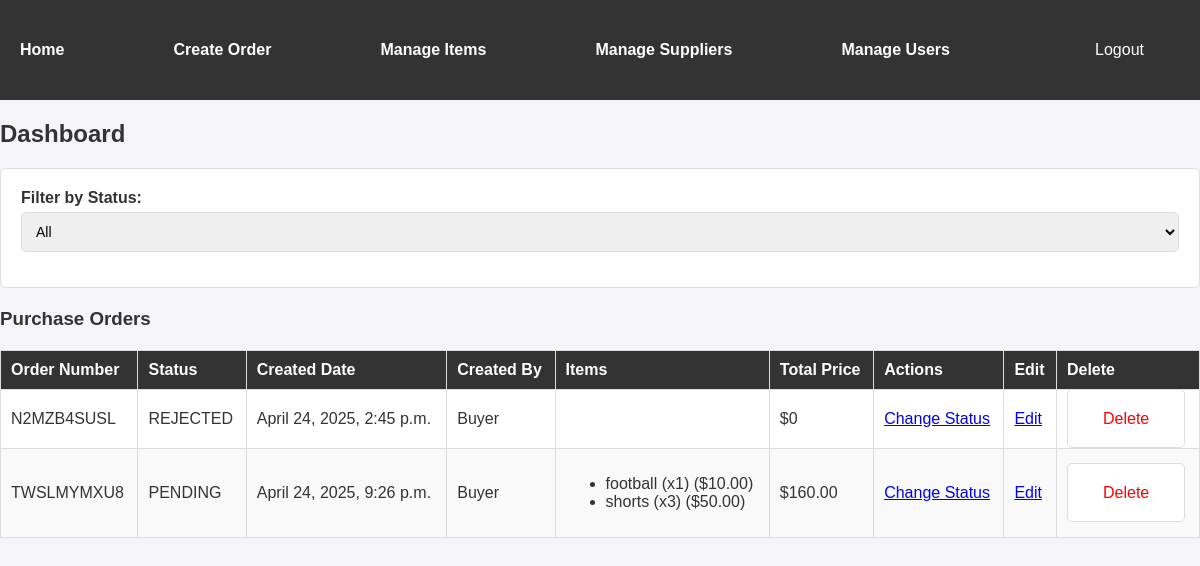
The app's page /app/ (signed in) with its own data.
### PO_Items/models.py (models this page shows, shortened)
class PurchaseOrder(models.Model):
    ORDER_STATUS_CHOICES = [
        ('PENDING', 'Pending'),
        ('APPROVED', 'Approved'),
        ('REJECTED', 'Rejected'),
    ]
    order_number = models.CharField(max_length=50)
    created_date = models.DateTimeField(auto_now_add=True)
    status = models.CharField(max_length=20, choices=ORDER_STATUS_CHOICES, default='PENDING')
    created_by = models.ForeignKey(User, on_delete=models.SET_NULL, null=True)

class User(AbstractUser):
    ROLE_CHOICES = [
        ('ADMIN', 'Admin'),
        ('BUYER', 'Buyer'),
        ('APPROVER', 'Approver'),
        ('INVENTORY_MANAGER', 'Inventory Manager'),
    ]
    role = models.CharField(max_length=20, choices=ROLE_CHOICES, default='BUYER')
    def __str__(self):
        return self.username

class POItem(models.Model):
    purchase_order = models.ForeignKey(PurchaseOrder, related_name='items', on_delete=models.CASCADE)
    sports_item = models.ForeignKey(SportsItem, on_delete=models.SET_NULL, null=True)
    quantity = models.PositiveIntegerField()
    price = models.DecimalField(max_digits=10, decimal_places=2)  # Price per item

class SportsItem(models.Model):
    supplier = models.ForeignKey(Supplier, on_delete=models.CASCADE)
    name = models.CharField(max_length=100)
    description = models.TextField()
    unit_price = models.DecimalField(max_digits=10, decimal_places=2)

### PO_Items/views.py (the view)
# urls.py: path('', views.dashboard, name='PO_Items' ),
@login_required
def dashboard(request):
    status_filter = request.GET.get('status', 'ALL')
    if status_filter == 'ALL':
        orders = PurchaseOrder.objects.all()  # Fetch all orders
    else:
        orders = PurchaseOrder.objects.filter(status=status_filter)  # Filter by status
    for order in orders:
        order.total_price = sum(item.price * item.quantity for item in order.items.all())
    return render(request, 'PO_Items/index.html', {'orders': orders, 'status_filter': status_filter})

### PO_Items/templates/PO_Items/index.html (shortened to what this page needs)
{% load static %}
<!DOCTYPE html>
<html>
<head>
    <link rel="stylesheet" type="text/css" href="{% static 'PO_Items/styles.css' %}">
</head>
<body>
<div class="navbar">
    <a href="{% url 'PO_Items:PO_Items' %}">Home</a>
    {% if request.user.role == 'BUYER' or request.user.role == 'ADMIN' %}
        <a href="{% url 'PO_Items:create_order' %}">Create Order</a>
    {% endif %}
    {% if request.user.role == 'INVENTORY_MANAGER' or request.user.role == 'ADMIN' %}
        <a href="{% url 'PO_Items:manage_items' %}">Manage Items</a>
        <a href="{% url 'PO_Items:manage_suppliers' %}">Manage Suppliers</a>
    {% endif %}
    {% if request.user.role == 'ADMIN' %}
        <a href="{% url 'PO_Items:manage_users' %}">Manage Users</a>
    {% endif %}
 <form class = "form_nav"method="post" action="{% url 'logout' %}" style="display: inline;">
    <button type="submit ">Logout</button>
</form>
</div>
<h2>Dashboard</h2>
<form method="get" action="">
    <label for="status">Filter by Status:</label>
    <select name="status" id="status" onchange="this.form.submit()">
        <option value="ALL" {% if status_filter == 'ALL' %}selected{% endif %}>All</option>
    </select>
</form>
<h3>Purchase Orders</h3>
<table border="1">
    <thead>
        <tr>
            <th>Order Number</th>
            <th>Status</th>
            <th>Created Date</th>
            <th>Created By</th>
            <th>Items</th>
            <th>Total Price</th>
            <th>Actions</th>
            <th>Edit</th>
            <th>Delete</th>
        </tr>
    </thead>
    <tbody>
        {% for order in orders %}
            <tr>
                <td>{{ order.order_number }}</td>
                <td>{{ order.status }}</td>
                <td>{{ order.created_date }}</td>
                <td>{{ order.created_by }}</td>
                <td>
                    <ul>
                        {% for item in order.items.all %}
                            <li>{{ item.sports_item.name }} (x{{ item.quantity }}) (${{ item.price }})</li>
                        {% endfor %}
                    </ul>
                </td>
                <td>${{ order.total_price }}</td>
                <td>
                    {% if request.user.role == 'APPROVER' or request.user.role == 'ADMIN' %}
                        <a href="{% url 'PO_Items:change_status' order.id %}">Change Status</a>
                    {% endif %}
                </td>
                <td>
                    <a href="{% url 'PO_Items:edit_order' order.id %}" style="color: blue; text-decoration: underline;">Edit</a>
                </td>
                <td>
                    {% if request.user.role == 'ADMIN' %}
                        <form method="post" action="{% url 'PO_Items:delete_order' order.id %}" style="display: inline;">
                            <button type="submit" style="background: none; border: none; color: red; cursor: pointer;">Delete</button>
                        </form>
                    {% endif %}
                </td>
            </tr>
        {% empty %}
            <tr>
                <td colspan="7">No purchase orders found.</td>
            </tr>
        {% endfor %}
    </tbody>
</table>
</body>
</html>

### PO_Items/static/PO_Items/styles.css (style rules this page uses)
body { font-family: Arial, sans-serif; margin: 0; padding: 0; background-color: #f4f4f9; color: #333; }
.form_nav { background-color: #333; border-color: #333; }
.navbar { background-color: #333; color: white; padding: 10px 20px; display: flex; justify-content: space-between; align-items: center; }
.navbar a { color: white; text-decoration: none; margin-right: 15px; font-weight: bold; }
.navbar form { margin: 0; }
.navbar button { background: #333; border: none; color: white; font-size: 16px; cursor: pointer; outline: none; }
table { width: 100%; border-collapse: collapse; margin: 20px 0; background-color: white; }
table th, table td { border: 1px solid #ddd; padding: 10px; text-align: left; }
table th { background-color: #333; color: white; }
table tr:nth-child(even) { background-color: #f9f9f9; }
form { margin: 20px 0; padding: 20px; background-color: white; border: 1px solid #ddd; border-radius: 5px; }
form label { display: block; margin-bottom: 5px; font-weight: bold; }
form input, form select, form textarea { width: 100%; padding: 10px; margin-bottom: 15px; border: 1px solid #ddd; border-radius: 5px; font-size: 14px; }
form button { background-color: #333; color: white; border: none; padding: 10px 15px; border-radius: 5px; cursor: pointer; font-size: 16px; }
h2, h3 { color: #333; margin-top: 20px; }

### records on screen
PurchaseOrder: order_number "N2MZB4SUSL", status "REJECTED", created_date "April 24, 2025, 2:45 p.m.", created_by "Buyer", total_price "0"
PurchaseOrder: order_number "TWSLMYMXU8", status "PENDING", created_date "April 24, 2025, 9:26 p.m.", created_by "Buyer", total_price "160.00"
POItem: sports_item.name "football", quantity "1", price "10.00"
POItem: sports_item.name "shorts", quantity "3", price "50.00"
